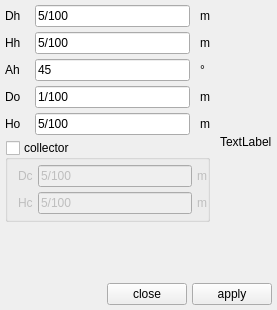
<?xml version="1.0" encoding="UTF-8"?>
<ui version="4.0">
 <class>Form</class>
 <widget class="QWidget" name="Form">
  <property name="geometry">
   <rect>
    <x>0</x>
    <y>0</y>
    <width>277</width>
    <height>310</height>
   </rect>
  </property>
  <property name="windowTitle">
   <string>Form</string>
  </property>
  <layout class="QGridLayout" name="gridLayout">
   <property name="leftMargin">
    <number>5</number>
   </property>
   <property name="topMargin">
    <number>5</number>
   </property>
   <property name="rightMargin">
    <number>5</number>
   </property>
   <property name="bottomMargin">
    <number>5</number>
   </property>
   <property name="horizontalSpacing">
    <number>10</number>
   </property>
   <property name="verticalSpacing">
    <number>5</number>
   </property>
   <item row="0" column="0">
    <widget class="QLabel" name="label">
     <property name="text">
      <string>Dh</string>
     </property>
    </widget>
   </item>
   <item row="2" column="1">
    <widget class="LineEdit" name="lineedit_ah">
     <property name="text">
      <string>45</string>
     </property>
    </widget>
   </item>
   <item row="2" column="0">
    <widget class="QLabel" name="label_3">
     <property name="text">
      <string>Ah</string>
     </property>
    </widget>
   </item>
   <item row="1" column="0">
    <widget class="QLabel" name="label_2">
     <property name="text">
      <string>Hh</string>
     </property>
    </widget>
   </item>
   <item row="1" column="1">
    <widget class="LineEdit" name="lineedit_hh">
     <property name="text">
      <string>5/100</string>
     </property>
    </widget>
   </item>
   <item row="0" column="1">
    <widget class="LineEdit" name="lineedit_dh">
     <property name="text">
      <string>5/100</string>
     </property>
    </widget>
   </item>
   <item row="4" column="1">
    <widget class="LineEdit" name="lineedit_ho">
     <property name="text">
      <string>5/100</string>
     </property>
    </widget>
   </item>
   <item row="7" column="0" colspan="4">
    <widget class="QWidget" name="widget" native="true">
     <layout class="QHBoxLayout" name="horizontalLayout">
      <property name="spacing">
       <number>5</number>
      </property>
      <property name="leftMargin">
       <number>0</number>
      </property>
      <property name="topMargin">
       <number>0</number>
      </property>
      <property name="rightMargin">
       <number>0</number>
      </property>
      <property name="bottomMargin">
       <number>0</number>
      </property>
      <item>
       <spacer name="horizontalSpacer">
        <property name="orientation">
         <enum>Qt::Horizontal</enum>
        </property>
        <property name="sizeHint" stdset="0">
         <size>
          <width>40</width>
          <height>20</height>
         </size>
        </property>
       </spacer>
      </item>
      <item>
       <widget class="QPushButton" name="pushbutton_close">
        <property name="text">
         <string>close</string>
        </property>
       </widget>
      </item>
      <item>
       <widget class="QPushButton" name="pushbutton_apply">
        <property name="text">
         <string>apply</string>
        </property>
       </widget>
      </item>
     </layout>
    </widget>
   </item>
   <item row="3" column="1">
    <widget class="LineEdit" name="lineedit_do">
     <property name="text">
      <string>1/100</string>
     </property>
    </widget>
   </item>
   <item row="3" column="0">
    <widget class="QLabel" name="label_4">
     <property name="text">
      <string>Do</string>
     </property>
    </widget>
   </item>
   <item row="4" column="0">
    <widget class="QLabel" name="label_5">
     <property name="text">
      <string>Ho</string>
     </property>
    </widget>
   </item>
   <item row="6" column="0">
    <spacer name="verticalSpacer">
     <property name="orientation">
      <enum>Qt::Vertical</enum>
     </property>
     <property name="sizeHint" stdset="0">
      <size>
       <width>20</width>
       <height>40</height>
      </size>
     </property>
    </spacer>
   </item>
   <item row="0" column="3" rowspan="7">
    <widget class="QLabel" name="label_image">
     <property name="text">
      <string>TextLabel</string>
     </property>
    </widget>
   </item>
   <item row="0" column="2">
    <widget class="QLabel" name="label_8">
     <property name="text">
      <string>m</string>
     </property>
    </widget>
   </item>
   <item row="1" column="2">
    <widget class="QLabel" name="label_9">
     <property name="text">
      <string>m</string>
     </property>
    </widget>
   </item>
   <item row="2" column="2">
    <widget class="QLabel" name="label_10">
     <property name="text">
      <string>°</string>
     </property>
    </widget>
   </item>
   <item row="3" column="2">
    <widget class="QLabel" name="label_11">
     <property name="text">
      <string>m</string>
     </property>
    </widget>
   </item>
   <item row="4" column="2">
    <widget class="QLabel" name="label_12">
     <property name="text">
      <string>m</string>
     </property>
    </widget>
   </item>
   <item row="5" column="0" colspan="3">
    <widget class="QGroupBox" name="groupbox_collector">
     <property name="title">
      <string>collector</string>
     </property>
     <property name="flat">
      <bool>true</bool>
     </property>
     <property name="checkable">
      <bool>true</bool>
     </property>
     <property name="checked">
      <bool>false</bool>
     </property>
     <layout class="QGridLayout" name="gridLayout_2">
      <property name="leftMargin">
       <number>10</number>
      </property>
      <property name="topMargin">
       <number>5</number>
      </property>
      <property name="rightMargin">
       <number>0</number>
      </property>
      <property name="bottomMargin">
       <number>5</number>
      </property>
      <property name="spacing">
       <number>5</number>
      </property>
      <item row="0" column="0">
       <widget class="QLabel" name="label_6">
        <property name="text">
         <string>Dc</string>
        </property>
       </widget>
      </item>
      <item row="1" column="0">
       <widget class="QLabel" name="label_7">
        <property name="text">
         <string>Hc</string>
        </property>
       </widget>
      </item>
      <item row="1" column="1">
       <widget class="LineEdit" name="lineedit_hc">
        <property name="text">
         <string>5/100</string>
        </property>
       </widget>
      </item>
      <item row="0" column="1">
       <widget class="LineEdit" name="lineedit_dc">
        <property name="text">
         <string>5/100</string>
        </property>
       </widget>
      </item>
      <item row="0" column="2">
       <widget class="QLabel" name="label_13">
        <property name="text">
         <string>m</string>
        </property>
       </widget>
      </item>
      <item row="1" column="2">
       <widget class="QLabel" name="label_14">
        <property name="text">
         <string>m</string>
        </property>
       </widget>
      </item>
     </layout>
    </widget>
   </item>
  </layout>
 </widget>
 <customwidgets>
  <customwidget>
   <class>LineEdit</class>
   <extends>QLineEdit</extends>
   <header>mfixgui.widgets.base</header>
  </customwidget>
 </customwidgets>
 <tabstops>
  <tabstop>lineedit_dh</tabstop>
  <tabstop>lineedit_hh</tabstop>
  <tabstop>lineedit_ah</tabstop>
  <tabstop>lineedit_do</tabstop>
  <tabstop>lineedit_ho</tabstop>
  <tabstop>groupbox_collector</tabstop>
  <tabstop>lineedit_dc</tabstop>
  <tabstop>lineedit_hc</tabstop>
  <tabstop>pushbutton_close</tabstop>
  <tabstop>pushbutton_apply</tabstop>
 </tabstops>
 <resources/>
 <connections/>
</ui>
